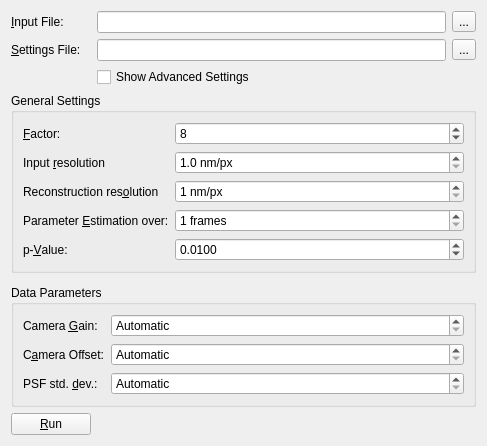
<?xml version="1.0" encoding="UTF-8"?>
<ui version="4.0">
 <class>InputWidget</class>
 <widget class="QWidget" name="InputWidget">
  <property name="geometry">
   <rect>
    <x>0</x>
    <y>0</y>
    <width>487</width>
    <height>422</height>
   </rect>
  </property>
  <property name="windowTitle">
   <string>Form</string>
  </property>
  <layout class="QFormLayout" name="formLayout">
   <property name="fieldGrowthPolicy">
    <enum>QFormLayout::ExpandingFieldsGrow</enum>
   </property>
   <item row="0" column="0">
    <widget class="QLabel" name="label_3">
     <property name="text">
      <string>&amp;Input File:</string>
     </property>
     <property name="buddy">
      <cstring>btn_inputFile</cstring>
     </property>
    </widget>
   </item>
   <item row="0" column="1">
    <layout class="QHBoxLayout" name="horizontalLayout">
     <item>
      <widget class="FilenameLineEdit" name="lne_inputFile"/>
     </item>
     <item>
      <widget class="QToolButton" name="btn_inputFile">
       <property name="text">
        <string>...</string>
       </property>
      </widget>
     </item>
    </layout>
   </item>
   <item row="1" column="0">
    <widget class="QLabel" name="label">
     <property name="text">
      <string>&amp;Settings File:</string>
     </property>
     <property name="buddy">
      <cstring>btn_settingsFile</cstring>
     </property>
    </widget>
   </item>
   <item row="1" column="1">
    <layout class="QHBoxLayout" name="horizontalLayout_2">
     <item>
      <widget class="FilenameLineEdit" name="lne_settingsFile"/>
     </item>
     <item>
      <widget class="QToolButton" name="btn_settingsFile">
       <property name="text">
        <string>...</string>
       </property>
      </widget>
     </item>
    </layout>
   </item>
   <item row="2" column="1">
    <widget class="QCheckBox" name="chk_advancedSettings">
     <property name="text">
      <string>Show Advanced Settings</string>
     </property>
    </widget>
   </item>
   <item row="3" column="0" colspan="2">
    <widget class="QGroupBox" name="grp_general">
     <property name="sizePolicy">
      <sizepolicy hsizetype="Expanding" vsizetype="Preferred">
       <horstretch>0</horstretch>
       <verstretch>0</verstretch>
      </sizepolicy>
     </property>
     <property name="title">
      <string>General Settings</string>
     </property>
     <layout class="QFormLayout" name="formLayout_2">
      <item row="0" column="0">
       <widget class="QLabel" name="label_2">
        <property name="text">
         <string>&amp;Factor:</string>
        </property>
        <property name="buddy">
         <cstring>spn_factor</cstring>
        </property>
       </widget>
      </item>
      <item row="0" column="1">
       <widget class="QSpinBox" name="spn_factor">
        <property name="sizePolicy">
         <sizepolicy hsizetype="MinimumExpanding" vsizetype="Fixed">
          <horstretch>0</horstretch>
          <verstretch>0</verstretch>
         </sizepolicy>
        </property>
        <property name="toolTip">
         <string>Resolution of the result image and subpixel-accuracy</string>
        </property>
        <property name="minimum">
         <number>1</number>
        </property>
        <property name="maximum">
         <number>999999999</number>
        </property>
        <property name="value">
         <number>8</number>
        </property>
       </widget>
      </item>
      <item row="1" column="0">
       <widget class="QLabel" name="label_6">
        <property name="text">
         <string>Input &amp;resolution</string>
        </property>
        <property name="buddy">
         <cstring>spn_pixelSize</cstring>
        </property>
       </widget>
      </item>
      <item row="3" column="0">
       <widget class="QLabel" name="label_7">
        <property name="text">
         <string>Parameter &amp;Estimation over:</string>
        </property>
        <property name="buddy">
         <cstring>spn_skellamFrames</cstring>
        </property>
       </widget>
      </item>
      <item row="4" column="0">
       <widget class="QLabel" name="label_8">
        <property name="text">
         <string>p-&amp;Value:</string>
        </property>
        <property name="buddy">
         <cstring>spn_alpha</cstring>
        </property>
       </widget>
      </item>
      <item row="3" column="1">
       <widget class="QSpinBox" name="spn_skellamFrames">
        <property name="sizePolicy">
         <sizepolicy hsizetype="MinimumExpanding" vsizetype="Fixed">
          <horstretch>0</horstretch>
          <verstretch>0</verstretch>
         </sizepolicy>
        </property>
        <property name="suffix">
         <string> frames</string>
        </property>
        <property name="minimum">
         <number>1</number>
        </property>
        <property name="maximum">
         <number>999999999</number>
        </property>
       </widget>
      </item>
      <item row="4" column="1">
       <widget class="QDoubleSpinBox" name="spn_alpha">
        <property name="sizePolicy">
         <sizepolicy hsizetype="MinimumExpanding" vsizetype="Fixed">
          <horstretch>0</horstretch>
          <verstretch>0</verstretch>
         </sizepolicy>
        </property>
        <property name="decimals">
         <number>4</number>
        </property>
        <property name="maximum">
         <double>999999999.000000000000000</double>
        </property>
        <property name="value">
         <double>0.010000000000000</double>
        </property>
       </widget>
      </item>
      <item row="1" column="1">
       <widget class="QDoubleSpinBox" name="spn_pixelSize">
        <property name="sizePolicy">
         <sizepolicy hsizetype="MinimumExpanding" vsizetype="Fixed">
          <horstretch>0</horstretch>
          <verstretch>0</verstretch>
         </sizepolicy>
        </property>
        <property name="suffix">
         <string> nm/px</string>
        </property>
        <property name="decimals">
         <number>1</number>
        </property>
        <property name="minimum">
         <double>1.000000000000000</double>
        </property>
        <property name="maximum">
         <double>999999999.000000000000000</double>
        </property>
        <property name="value">
         <double>1.000000000000000</double>
        </property>
       </widget>
      </item>
      <item row="2" column="0">
       <widget class="QLabel" name="label_4">
        <property name="text">
         <string>Reconstruction res&amp;olution</string>
        </property>
        <property name="buddy">
         <cstring>spn_reconstructionRes</cstring>
        </property>
       </widget>
      </item>
      <item row="2" column="1">
       <widget class="QSpinBox" name="spn_reconstructionRes">
        <property name="sizePolicy">
         <sizepolicy hsizetype="MinimumExpanding" vsizetype="Fixed">
          <horstretch>0</horstretch>
          <verstretch>0</verstretch>
         </sizepolicy>
        </property>
        <property name="suffix">
         <string> nm/px</string>
        </property>
        <property name="minimum">
         <number>1</number>
        </property>
        <property name="maximum">
         <number>999999999</number>
        </property>
       </widget>
      </item>
     </layout>
    </widget>
   </item>
   <item row="4" column="0" colspan="2">
    <widget class="QStackedWidget" name="stck_advancedSettings"/>
   </item>
   <item row="5" column="0" colspan="2">
    <widget class="QGroupBox" name="grp_data">
     <property name="title">
      <string>Data Parameters</string>
     </property>
     <layout class="QFormLayout" name="formLayout_4">
      <item row="0" column="0">
       <widget class="QLabel" name="label_13">
        <property name="text">
         <string>Camera &amp;Gain:</string>
        </property>
        <property name="buddy">
         <cstring>spn_gain</cstring>
        </property>
       </widget>
      </item>
      <item row="1" column="0">
       <widget class="QLabel" name="label_14">
        <property name="text">
         <string>C&amp;amera Offset:</string>
        </property>
        <property name="buddy">
         <cstring>spn_offset</cstring>
        </property>
       </widget>
      </item>
      <item row="2" column="0">
       <widget class="QLabel" name="label_15">
        <property name="text">
         <string>PSF std. &amp;dev.:</string>
        </property>
        <property name="buddy">
         <cstring>spn_sigma</cstring>
        </property>
       </widget>
      </item>
      <item row="0" column="1">
       <widget class="QDoubleSpinBox" name="spn_gain">
        <property name="sizePolicy">
         <sizepolicy hsizetype="MinimumExpanding" vsizetype="Fixed">
          <horstretch>0</horstretch>
          <verstretch>0</verstretch>
         </sizepolicy>
        </property>
        <property name="specialValueText">
         <string>Automatic</string>
        </property>
        <property name="maximum">
         <double>999999999.000000000000000</double>
        </property>
       </widget>
      </item>
      <item row="1" column="1">
       <widget class="QDoubleSpinBox" name="spn_offset">
        <property name="sizePolicy">
         <sizepolicy hsizetype="MinimumExpanding" vsizetype="Fixed">
          <horstretch>0</horstretch>
          <verstretch>0</verstretch>
         </sizepolicy>
        </property>
        <property name="specialValueText">
         <string>Automatic</string>
        </property>
        <property name="maximum">
         <double>999999999.000000000000000</double>
        </property>
       </widget>
      </item>
      <item row="2" column="1">
       <widget class="QDoubleSpinBox" name="spn_sigma">
        <property name="sizePolicy">
         <sizepolicy hsizetype="MinimumExpanding" vsizetype="Fixed">
          <horstretch>0</horstretch>
          <verstretch>0</verstretch>
         </sizepolicy>
        </property>
        <property name="specialValueText">
         <string>Automatic</string>
        </property>
        <property name="decimals">
         <number>4</number>
        </property>
        <property name="minimum">
         <double>0.000000000000000</double>
        </property>
        <property name="maximum">
         <double>999999999.000000000000000</double>
        </property>
        <property name="value">
         <double>0.000000000000000</double>
        </property>
       </widget>
      </item>
     </layout>
    </widget>
   </item>
   <item row="6" column="0">
    <widget class="QPushButton" name="btn_run">
     <property name="sizePolicy">
      <sizepolicy hsizetype="Expanding" vsizetype="Fixed">
       <horstretch>0</horstretch>
       <verstretch>0</verstretch>
      </sizepolicy>
     </property>
     <property name="text">
      <string>&amp;Run</string>
     </property>
    </widget>
   </item>
  </layout>
 </widget>
 <customwidgets>
  <customwidget>
   <class>FilenameLineEdit</class>
   <extends>QLineEdit</extends>
   <header>filenamelineedit.h</header>
  </customwidget>
 </customwidgets>
 <resources/>
 <connections/>
</ui>
